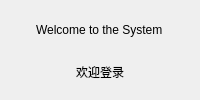
             <widget class="QWidget" name="page_home">
              <layout class="QVBoxLayout" name="verticalLayout_4">
               <item alignment="Qt::AlignHCenter|Qt::AlignBottom">
                <widget class="QLabel" name="label">
                 <property name="styleSheet">
                  <string notr="true">font: 75 20pt &quot;Georgia&quot;;</string>
                 </property>
                 <property name="text">
                  <string>Welcome to the System</string>
                 </property>
                </widget>
               </item>
               <item alignment="Qt::AlignHCenter">
                <widget class="QPushButton" name="pushButton_10">
                 <property name="styleSheet">
                  <string notr="true">border: none;</string>
                 </property>
                 <property name="text">
                  <string/>
                 </property>
                 <property name="icon">
                  <iconset resource="res.qrc">
                   <normaloff>:/icons/icon/myicon2.png</normaloff>:/icons/icon/myicon2.png</iconset>
                 </property>
                 <property name="iconSize">
                  <size>
                   <width>100</width>
                   <height>100</height>
                  </size>
                 </property>
                </widget>
               </item>
               <item alignment="Qt::AlignHCenter|Qt::AlignTop">
                <widget class="QLabel" name="label_2">
                 <property name="styleSheet">
                  <string notr="true">font: 20pt &quot;幼圆&quot;;</string>
                 </property>
                 <property name="text">
                  <string>欢迎登录</string>
                 </property>
                </widget>
               </item>
              </layout>
             </widget>
